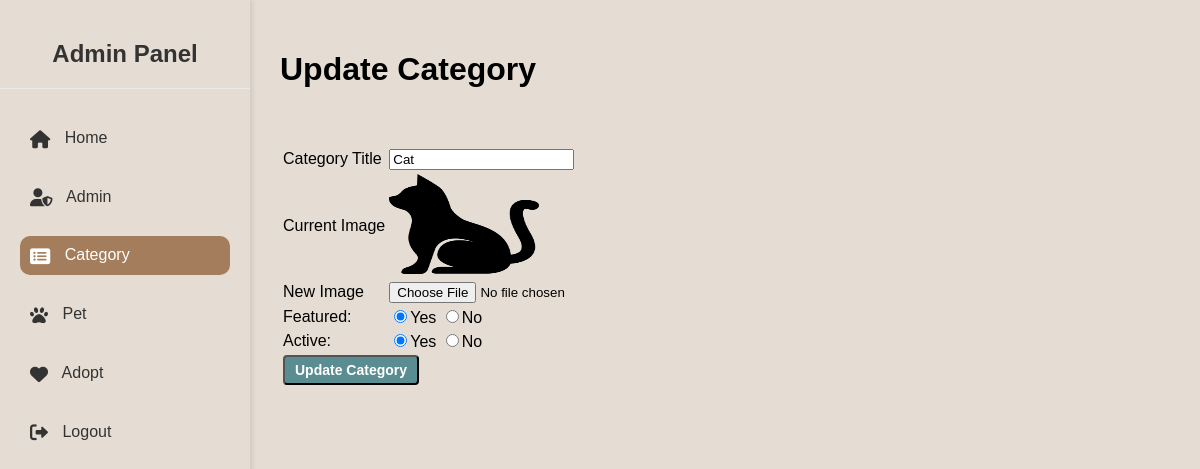
The page /admin/update-category.php?id=2 on the database its author committed.
### tables this page shows
CREATE TABLE `tbl_category` (
  `id` int(11) NOT NULL,
  `title` varchar(100) NOT NULL,
  `image_name` varchar(255) NOT NULL,
  `featured` varchar(10) NOT NULL,
  `active` varchar(10) NOT NULL
);

### admin/update-category.php (the view, shortened to what this page needs)
<?php
include('../config/constants.php');
?>
<!DOCTYPE html>
<html lang="en">
<head>
    <link rel="stylesheet" href="../css/admin.css">
    <link rel="stylesheet" href="https://cdnjs.cloudflare.com/ajax/libs/font-awesome/6.0.0-beta3/css/all.min.css">
</head>
<body>
  <div class="menu">
        <h2 class="text-center">Admin Panel</h2>
        <ul>
            <li><a href="index.php" ><i class="fas fa-home"></i> Home</a></li>
            <li><a href="manage-admin.php"><i class="fas fa-user-shield"></i> Admin</a></li>
            <li><a href="manage-category.php" class="active"><i class="fas fa-list-alt"></i> Category</a></li>
            <li><a href="manage-pet.php"><i class="fas fa-paw"></i> Pet</a></li>
            <li><a href="manage-adopt.php"><i class="fas fa-heart"></i> Adopt</a></li>
            <li><a href="logout.php"><i class="fas fa-sign-out-alt"></i> Logout</a></li>
        </ul>
    </div>
    <div class="main-content">
        <div class="wrapper">
            <h1>Update Category</h1>
            <br><br>
            <?php
            if(isset($_GET['id'])) {
                $id= $_GET['id'];
                $sql = "SELECT * FROM tbl_category WHERE id=$id";
                $res= mysqli_query($conn, $sql);
                if($res==true) {
                    $count = mysqli_num_rows($res);
                    if($count==1) {
                        $row= mysqli_fetch_assoc($res);
                        $title = $row['title'];
                        $featured = $row['featured'];
                        $active= $row['active'];
                        $cur_image_name=$row['image_name'];
                    } else {
                        header("location:".SITEURL.'admin/manage-category.php');
                    }
                }
            } else {
                header("location:".SITEURL.'admin/manage-category.php');
            }
            ?>
            <form action="" method="POST" enctype="multipart/form-data">
                <table class="tbl-30">
                    <tr>
                        <td>Category Title</td>
                        <td><input type="text" name="title" value="<?php echo $title; ?>"></td>
                    </tr>
                    <tr>
                        <td>Current Image</td>
                        <td>
                            <?php if($cur_image_name!="") { ?>
                                <img src="<?php echo SITEURL; ?>images/category/<?php echo $cur_image_name; ?>" width="150px" height="100px">
                            <?php } else { echo "<div class='error'>No Image is selected</div>"; } ?>
                        </td>
                    </tr>
                    <tr>
                        <td>New Image</td>
                        <td><input type="file" name="image"></td>
                    </tr>
                    <tr>
                        <td>Featured:</td>
                        <td>
                            <input <?php if($featured=="Yes") { echo "checked"; } ?> type="radio" name="feature" value="Yes">Yes
                            <input <?php if($featured=="No") { echo "checked"; } ?> type="radio" name="feature" value="No">No
                        </td>
                    </tr>
                    <tr>
                        <td>Active:</td>
                        <td>
                            <input <?php if($active=="Yes") { echo "checked"; } ?> type="radio" name="active" value="Yes">Yes
                            <input <?php if($active=="No") { echo "checked"; } ?> type="radio" name="active" value="No">No
                        </td>
                    </tr>
                    <tr>
                        <td colspan="2">
                            <input type="submit" name="submit" value="Update Category" class="btn-secondary">
                        </td>
                    </tr>
                </table>
            </form>
        </div>
    </div>
</body>
</html>

### css/admin.css (style rules this page uses)
body { font-family: Arial, sans-serif; background-color: #f2ebe3; margin: 0; padding: 0; }
:root { --primary-color: #8B7355; --background-color: #E5DDD3; --text-color: #333; --text-muted: #666; --white: #fff; }
.menu { width: 250px; height: 100vh; background-color: var(--background-color) ; box-shadow: 2px 0 5px rgba(0, 0, 0, 0.1); position: fixed; top: 0; left: 0; }
.menu ul li a i { margin-right: 10px; font-size: 18px; vertical-align: middle; }
.menu h2 { text-align: center; color: #333; padding: 20px 0; border-bottom: 1px solid #eaeaea; }
.menu ul { list-style-type: none; padding: 0; margin: 0; }
.menu ul li { padding: 10px 20px; }
.menu ul li a { text-decoration: none; color: #333; display: block; font-size: 16px; font-weight: 500; padding: 10px; border-radius: 5px; transition: all 0.3s; }
.menu ul li a:hover, .menu ul li a.active { background-color: #a47d5d; color: #fff; border-radius: 10px; }
.main-content { margin-left: 250px; padding: 30px; background-color: var(--background-color); min-height: 100vh; }
.btn-primary, .btn-secondary, .btn-ter { padding: 5px 10px; text-decoration: none; border-radius: 4px; color: #fff; margin-right: 5px; display: inline-block; transition: background 0.3s; font-size: 14px; font-weight: 600; }
.btn-secondary { background-color: #5a8d91; }
.menu { width: 250px; height: 100vh; background-color: var(--background-color) ; box-shadow: 2px 0 5px rgba(0, 0, 0, 0.1); position: fixed; top: 0; left: 0; overflow-y: auto; transition: width 0.3s; }

### rows shown on the page
tbl_category: title "Cat", image_name (picture), featured "☑", active "☑"
